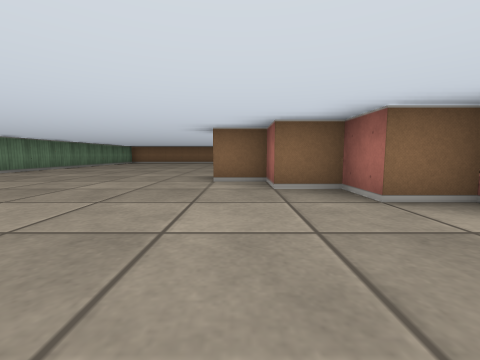
view 1 (above)

16 first-person views from a walk through a cub3D maze. The camera is about half as high as the walls, tilts 6° down and sees 90° across. The floor is counted in squares. Each view is taken from the middle of a square. On the plan, view 1 faces up. The plan holds only what a view shows up to about 9 squares ahead; the rest is blank.

view 2
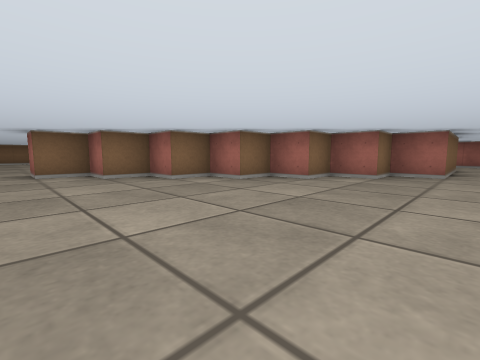

view 3
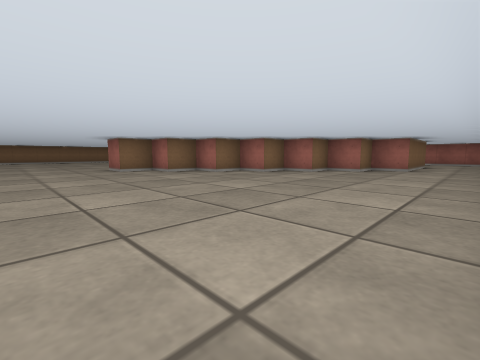

view 4
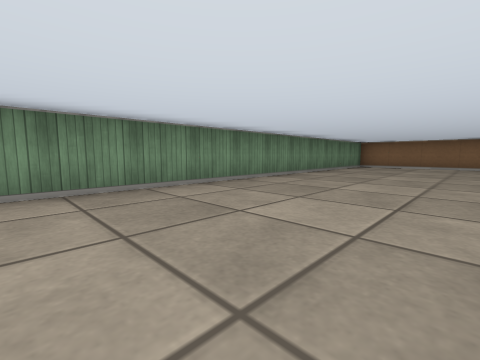

view 5
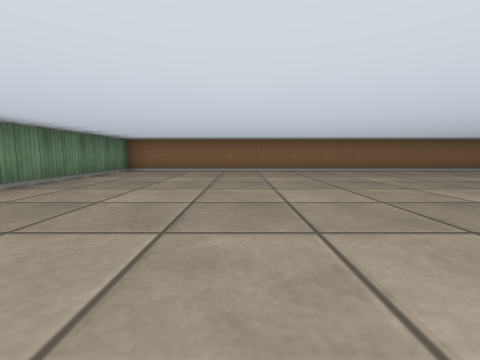

view 6
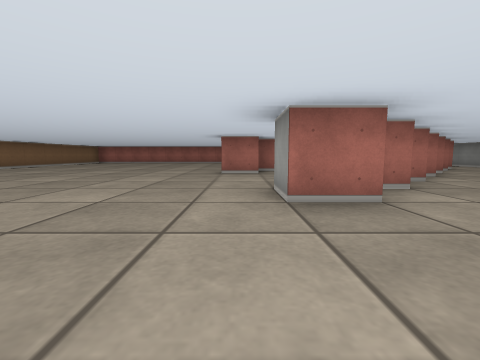

view 7
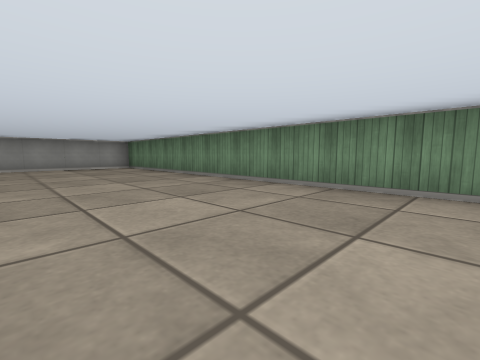

view 8
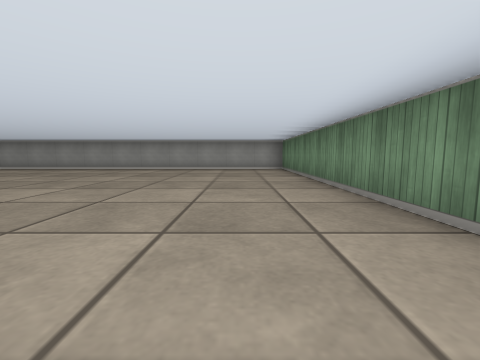

view 9
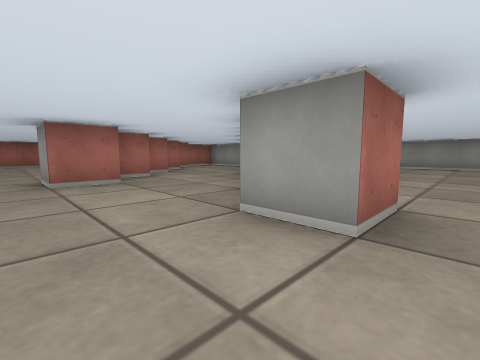

view 10
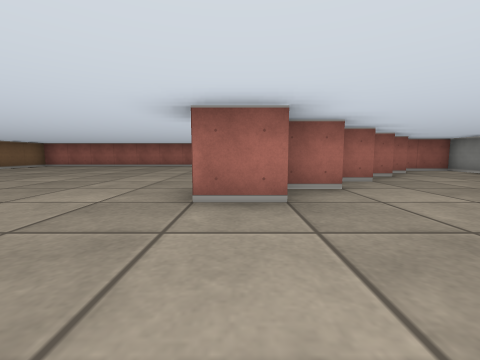

view 11
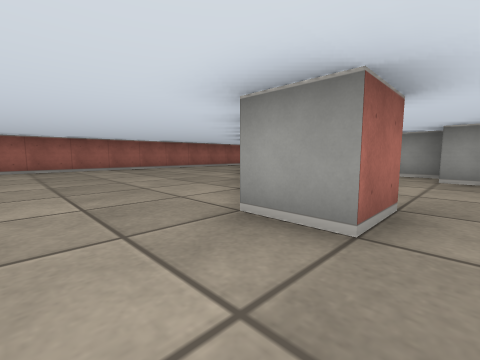

view 12
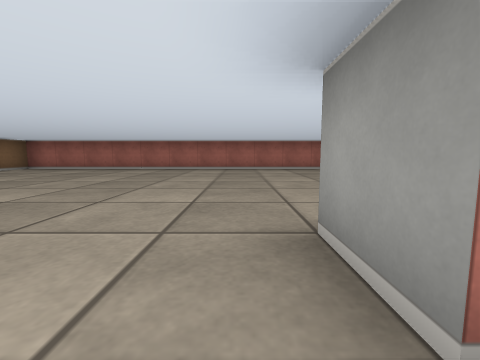

view 13
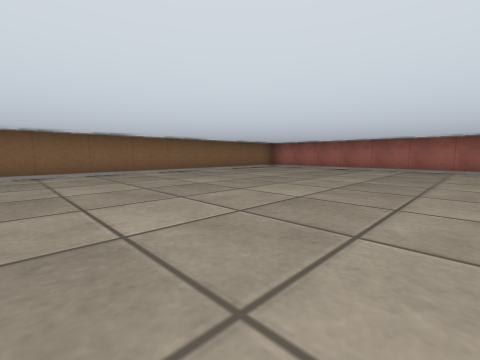

view 14
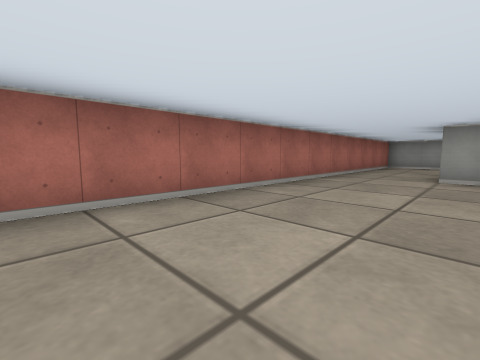

view 15
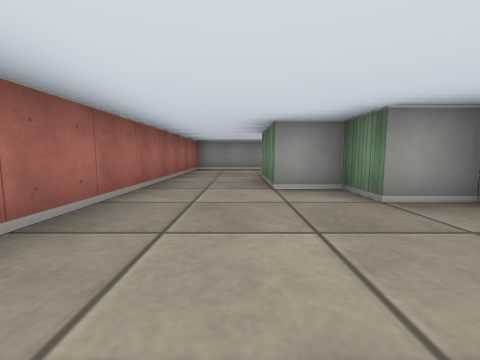

view 16
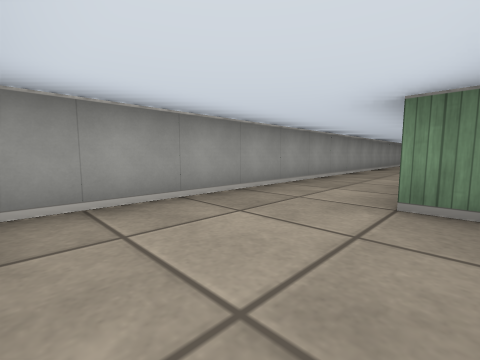

### Floor plan
Points are (right, up) in squares from view 1. A wall is a line through its corners. A room is listed if a view was taken in it or the views show most of it. See-through windows are left out.
Room 1 (views 1, 2, 3, 4, 5, 6, 7, 8, 9, 10, 11, 12, 13, 14, 15, 16)
walls: (3.5, 5.4) (3.5, 6.5) (4.5, 6.5); (4.5, 4.4) (4.5, 5.5); (2.9, 2.5) (3.5, 2.5); (5.5, 3.4) (5.5, 4.1); (3.5, 1.5) (4.4, 1.5); (6.5, 2.4) (6.5, 3); (7.4, 2.5) (8.5, 2.5) (8.5, 1.5) (9.5, 1.5) (9.5, -0.5); (7.5, 1.4) (7.5, 1.9); (7.5, -0.5) (8.5, -0.5) (8.5, 0.9); (8.5, -0.9) (8.5, -1.5) (5.5, -1.5) (5.5, -0.5) (4.5, -0.5) (4.5, 0.5) (3.5, 0.5) (3.5, 1.5) (2.5, 1.5) (2.5, 2.5) (1.5, 2.5) (1.5, 3.5) (0.5, 3.5) (0.5, 4.5) (-0.5, 4.5) (-0.5, 5.5) (0.5, 5.5); (-6.5, 14.5) (-6.5, -3.5) (11.5, -3.5) (11.5, 14.5) (-6.5, 14.5)

Where each view was taken, in squares from view 1:
view 1: 0 up, 0 right, facing up
view 2: 2 down, 1 left, facing up-right
view 3: 3 down, 3 left, facing up-right
view 4: 4 up, 3 left, facing up-left
view 5: 7 up, 3 left, facing up
view 6: 6 up, 3 left, facing right
view 7: 6 up, 3 left, facing down-left
view 8: 5 up, 5 left, facing down
view 9: 7 up, 1 left, facing down-right
view 10: 6 up, 1 right, facing right
view 11: 8 up, 3 right, facing down-right
view 12: 7 up, 3 right, facing right
view 13: 8 up, 3 right, facing up-right
view 14: 7 up, 9 right, facing down-right
view 15: 5 up, 10 right, facing down
view 16: 1 down, 11 right, facing down-left
